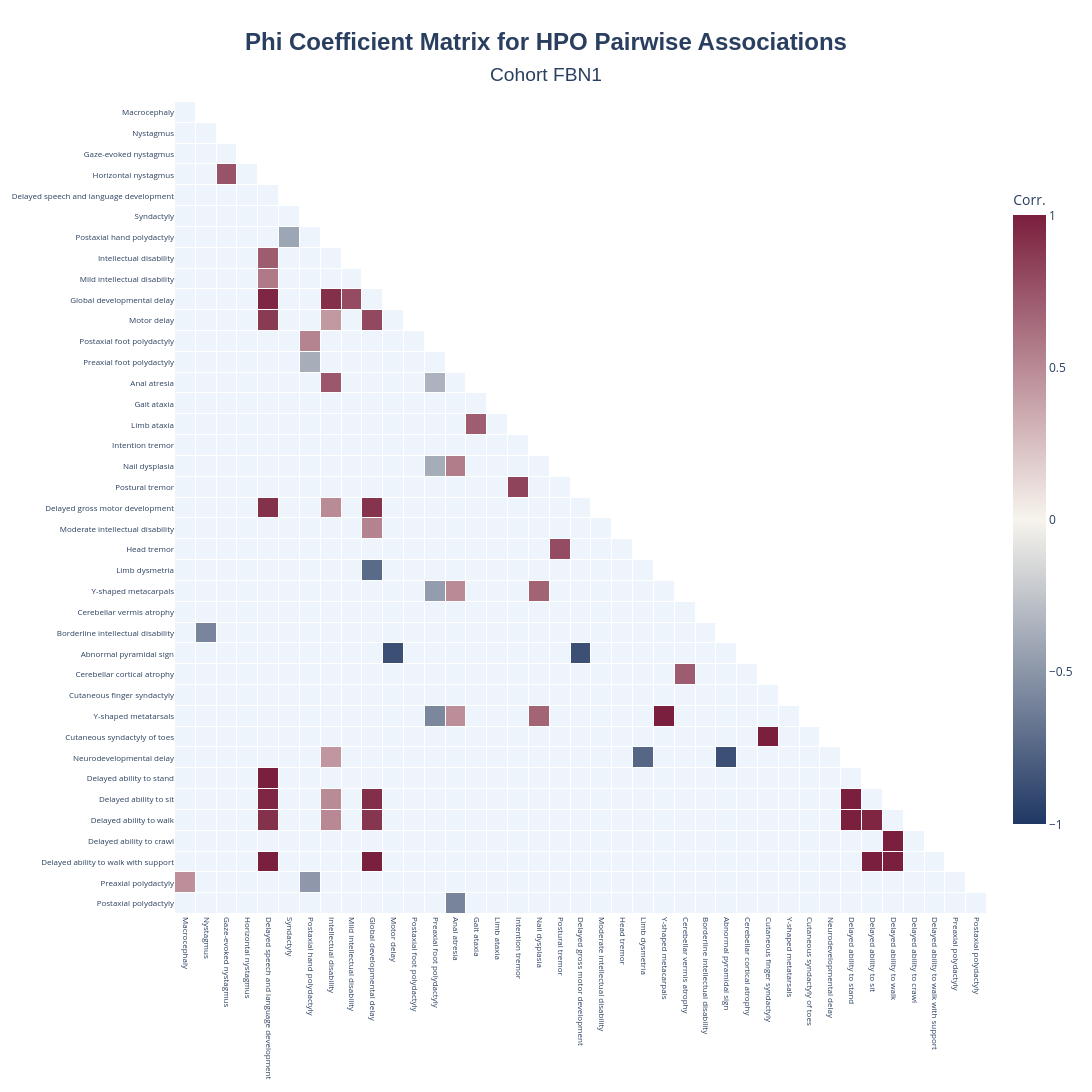

Notebook source saved alongside this figure:
### Code cell
results.plot_correlation_heatmap_with_significance(
    title_name="Cohort FBN1",
)

### Figure 1 — Plotly figure (JSON) as saved in the notebook; plotly's stock layout.template omitted (floating-point values rounded to 4 significant figures; data arrays with more than 128 entries replaced by an {"elided": "..."} marker saying what was removed)
{"data": [{"colorscale": [[0, "#eef4fb"], [1, "#eef4fb"]], "hoverinfo": "skip", "showscale": false, "type": "heatmap", "x": ["Macrocephaly", "Nystagmus", "Gaze-evoked nystagmus", "Horizontal nystagmus", "Delayed speech and language development", "Syndactyly", "Postaxial hand polydactyly", "Intellectual disability", "Mild intellectual disability", "Global developmental delay", "Motor delay", "Postaxial foot polydactyly", "Preaxial foot polydactyly", "Anal atresia", "Gait ataxia", "Limb ataxia", "Intention tremor", "Nail dysplasia", "Postural tremor", "Delayed gross motor development", "Moderate intellectual disability", "Head tremor", "Limb dysmetria", "Y-shaped metacarpals", "Cerebellar vermis atrophy", "Borderline intellectual disability", "Abnormal pyramidal sign", "Cerebellar cortical atrophy", "Cutaneous finger syndactyly", "Y-shaped metatarsals", "Cutaneous syndactyly of toes", "Neurodevelopmental delay", "Delayed ability to stand", "Delayed ability to sit", "Delayed ability to walk", "Delayed ability to crawl", "Delayed ability to walk with support", "Preaxial polydactyly", "Postaxial polydactyly"], "xgap": 1, "y": ["Macrocephaly", "Nystagmus", "Gaze-evoked nystagmus", "Horizontal nystagmus", "Delayed speech and language development", "Syndactyly", "Postaxial hand polydactyly", "Intellectual disability", "Mild intellectual disability", "Global developmental delay", "Motor delay", "Postaxial foot polydactyly", "Preaxial foot polydactyly", "Anal atresia", "Gait ataxia", "Limb ataxia", "Intention tremor", "Nail dysplasia", "Postural tremor", "Delayed gross motor development", "Moderate intellectual disability", "Head tremor", "Limb dysmetria", "Y-shaped metacarpals", "Cerebellar vermis atrophy", "Borderline intellectual disability", "Abnormal pyramidal sign", "Cerebellar cortical atrophy", "Cutaneous finger syndactyly", "Y-shaped metatarsals", "Cutaneous syndactyly of toes", "Neurodevelopmental delay", "Delayed ability to stand", "Delayed ability to sit", "Delayed ability to walk", "Delayed ability to crawl", "Delayed ability to walk with support", "Preaxial polydactyly", "Postaxial polydactyly"], "ygap": 1, "z": {"elided": "39x39 int values"}}, {"colorbar": {"len": 0.8, "thickness": 33, "title": {"text": "Corr."}}, "colorscale": [[0, "#203864"], [0.5, "#F7F4ED"], [1, "#7A1F3D"]], "hoverinfo": "text", "hovertext": {"elided": "39x39 str values"}, "text": {"elided": "39x39 str values"}, "texttemplate": "<span style='font-size:8px'>%{text}</span>", "type": "heatmap", "x": ["Macrocephaly", "Nystagmus", "Gaze-evoked nystagmus", "Horizontal nystagmus", "Delayed speech and language development", "Syndactyly", "Postaxial hand polydactyly", "Intellectual disability", "Mild intellectual disability", "Global developmental delay", "Motor delay", "Postaxial foot polydactyly", "Preaxial foot polydactyly", "Anal atresia", "Gait ataxia", "Limb ataxia", "Intention tremor", "Nail dysplasia", "Postural tremor", "Delayed gross motor development", "Moderate intellectual disability", "Head tremor", "Limb dysmetria", "Y-shaped metacarpals", "Cerebellar vermis atrophy", "Borderline intellectual disability", "Abnormal pyramidal sign", "Cerebellar cortical atrophy", "Cutaneous finger syndactyly", "Y-shaped metatarsals", "Cutaneous syndactyly of toes", "Neurodevelopmental delay", "Delayed ability to stand", "Delayed ability to sit", "Delayed ability to walk", "Delayed ability to crawl", "Delayed ability to walk with support", "Preaxial polydactyly", "Postaxial polydactyly"], "xgap": 1, "y": ["Macrocephaly", "Nystagmus", "Gaze-evoked nystagmus", "Horizontal nystagmus", "Delayed speech and language development", "Syndactyly", "Postaxial hand polydactyly", "Intellectual disability", "Mild intellectual disability", "Global developmental delay", "Motor delay", "Postaxial foot polydactyly", "Preaxial foot polydactyly", "Anal atresia", "Gait ataxia", "Limb ataxia", "Intention tremor", "Nail dysplasia", "Postural tremor", "Delayed gross motor development", "Moderate intellectual disability", "Head tremor", "Limb dysmetria", "Y-shaped metacarpals", "Cerebellar vermis atrophy", "Borderline intellectual disability", "Abnormal pyramidal sign", "Cerebellar cortical atrophy", "Cutaneous finger syndactyly", "Y-shaped metatarsals", "Cutaneous syndactyly of toes", "Neurodevelopmental delay", "Delayed ability to stand", "Delayed ability to sit", "Delayed ability to walk", "Delayed ability to crawl", "Delayed ability to walk with support", "Preaxial polydactyly", "Postaxial polydactyly"], "ygap": 1, "z": {"elided": "39x39 float values"}, "zmax": 1, "zmid": 0, "zmin": -1}], "layout": {"height": 1572, "paper_bgcolor": "white", "plot_bgcolor": "white", "title": {"font": {"family": "Arial", "size": 24}, "text": "<b>Phi Coefficient Matrix for HPO Pairwise Associations</b><br><span style='font-size:0.8em'>Cohort FBN1</span>", "x": 0.5, "xanchor": "center", "yanchor": "top"}, "width": 1572, "xaxis": {"tickangle": 90, "tickfont": {"size": 8}}, "yaxis": {"autorange": "reversed", "scaleanchor": "x", "scaleratio": 1, "tickfont": {"size": 8}}}}
